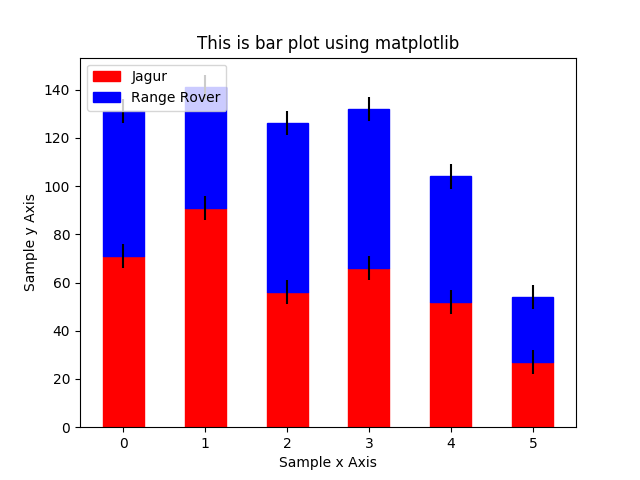

This figure's Python source:
################################################################################################
#	name:	barplot-05.py
#	desc:	stacked bar plot 
#	date:	2018-07-02
#	Author:	conquistadorjd
################################################################################################
from matplotlib import pyplot as plt
import numpy as np

print('*** Program Started ***')

drinks = ["cappuccino", "latte", "chai", "americano", "mocha", "espresso"]  
sales =  [71, 91, 56, 66, 52, 27]
inquiry =  [60, 50, 70, 66, 52, 27]
salesyerr =  [5, 5, 5, 5, 5, 5]
inquiryerr =  [5, 5, 5, 5, 5, 5]

plt.bar(np.arange(len(drinks)), sales,width=0.5,label="Jagur", color='r',edgecolor='r',yerr=salesyerr)
plt.bar(np.arange(len(drinks)), inquiry,bottom=sales,width=0.5,label="Range Rover", color='b',edgecolor='b',yerr=inquiryerr)

plt.xlabel('Sample x Axis')  
plt.ylabel('Sample y Axis')  
plt.title('This is bar plot using matplotlib') 

# plt.legend(drinks)
plt.legend(loc=2)

# Saving image
plt.savefig('barplot-05.png')

# In case you dont want to save image but just displya it
plt.show()

print('*** Program ended ***')
